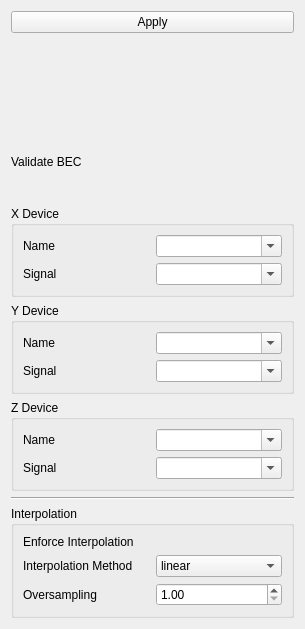
<?xml version="1.0" encoding="UTF-8"?>
<ui version="4.0">
 <class>Form</class>
 <widget class="QWidget" name="Form">
  <property name="geometry">
   <rect>
    <x>0</x>
    <y>0</y>
    <width>305</width>
    <height>629</height>
   </rect>
  </property>
  <property name="maximumSize">
   <size>
    <width>16777215</width>
    <height>629</height>
   </size>
  </property>
  <property name="windowTitle">
   <string>Form</string>
  </property>
  <layout class="QVBoxLayout" name="verticalLayout">
   <item>
    <widget class="QPushButton" name="button_apply">
     <property name="text">
      <string>Apply</string>
     </property>
    </widget>
   </item>
   <item>
    <widget class="BECColorMapWidget" name="color_map"/>
   </item>
   <item>
    <layout class="QHBoxLayout" name="horizontalLayout">
     <item>
      <widget class="QLabel" name="label_7">
       <property name="text">
        <string>Validate BEC</string>
       </property>
      </widget>
     </item>
     <item>
      <widget class="ToggleSwitch" name="validate_bec">
       <property name="checked" stdset="0">
        <bool>true</bool>
       </property>
      </widget>
     </item>
    </layout>
   </item>
   <item>
    <widget class="QGroupBox" name="groupBox">
     <property name="title">
      <string>X Device</string>
     </property>
     <layout class="QGridLayout" name="gridLayout">
      <item row="0" column="0">
       <widget class="QLabel" name="label">
        <property name="text">
         <string>Name</string>
        </property>
       </widget>
      </item>
      <item row="1" column="0">
       <widget class="QLabel" name="label_2">
        <property name="text">
         <string>Signal</string>
        </property>
       </widget>
      </item>
      <item row="0" column="1">
       <widget class="DeviceComboBox" name="x_name">
        <property name="editable">
         <bool>true</bool>
        </property>
        <property name="set_first_element_as_empty" stdset="0">
         <bool>true</bool>
        </property>
       </widget>
      </item>
      <item row="1" column="1">
       <widget class="SignalComboBox" name="x_entry">
        <property name="editable">
         <bool>true</bool>
        </property>
       </widget>
      </item>
     </layout>
    </widget>
   </item>
   <item>
    <widget class="QGroupBox" name="groupBox_2">
     <property name="title">
      <string>Y Device</string>
     </property>
     <layout class="QGridLayout" name="gridLayout_2">
      <item row="0" column="0">
       <widget class="QLabel" name="label_3">
        <property name="text">
         <string>Name</string>
        </property>
       </widget>
      </item>
      <item row="1" column="0">
       <widget class="QLabel" name="label_4">
        <property name="text">
         <string>Signal</string>
        </property>
       </widget>
      </item>
      <item row="0" column="1">
       <widget class="DeviceComboBox" name="y_name">
        <property name="editable">
         <bool>true</bool>
        </property>
        <property name="set_first_element_as_empty" stdset="0">
         <bool>true</bool>
        </property>
       </widget>
      </item>
      <item row="1" column="1">
       <widget class="SignalComboBox" name="y_entry">
        <property name="editable">
         <bool>true</bool>
        </property>
       </widget>
      </item>
     </layout>
    </widget>
   </item>
   <item>
    <widget class="QGroupBox" name="groupBox_3">
     <property name="title">
      <string>Z Device</string>
     </property>
     <layout class="QGridLayout" name="gridLayout_3">
      <item row="0" column="0">
       <widget class="QLabel" name="label_5">
        <property name="text">
         <string>Name</string>
        </property>
       </widget>
      </item>
      <item row="0" column="1">
       <widget class="DeviceComboBox" name="z_name">
        <property name="editable">
         <bool>true</bool>
        </property>
        <property name="set_first_element_as_empty" stdset="0">
         <bool>true</bool>
        </property>
       </widget>
      </item>
      <item row="1" column="1">
       <widget class="SignalComboBox" name="z_entry">
        <property name="editable">
         <bool>true</bool>
        </property>
       </widget>
      </item>
      <item row="1" column="0">
       <widget class="QLabel" name="label_6">
        <property name="text">
         <string>Signal</string>
        </property>
       </widget>
      </item>
     </layout>
    </widget>
   </item>
   <item>
    <widget class="Line" name="line">
     <property name="orientation">
      <enum>Qt::Orientation::Horizontal</enum>
     </property>
    </widget>
   </item>
   <item>
    <widget class="QGroupBox" name="groupBox_4">
     <property name="title">
      <string>Interpolation</string>
     </property>
     <layout class="QGridLayout" name="gridLayout_4">
      <item row="1" column="0">
       <widget class="QLabel" name="label_8">
        <property name="text">
         <string>Interpolation Method</string>
        </property>
       </widget>
      </item>
      <item row="1" column="1">
       <widget class="QComboBox" name="interpolation">
        <item>
         <property name="text">
          <string>linear</string>
         </property>
        </item>
        <item>
         <property name="text">
          <string>nearest</string>
         </property>
        </item>
       </widget>
      </item>
      <item row="0" column="0">
       <widget class="QLabel" name="label_9">
        <property name="text">
         <string>Enforce Interpolation</string>
        </property>
       </widget>
      </item>
      <item row="0" column="1" alignment="Qt::AlignmentFlag::AlignRight">
       <widget class="ToggleSwitch" name="enforce_interpolation">
        <property name="enabled">
         <bool>true</bool>
        </property>
        <property name="checked" stdset="0">
         <bool>false</bool>
        </property>
       </widget>
      </item>
      <item row="2" column="0">
       <widget class="QLabel" name="label_10">
        <property name="text">
         <string>Oversampling</string>
        </property>
       </widget>
      </item>
      <item row="2" column="1">
       <widget class="QDoubleSpinBox" name="oversampling_factor">
        <property name="minimum">
         <double>1.000000000000000</double>
        </property>
        <property name="maximum">
         <double>10.000000000000000</double>
        </property>
       </widget>
      </item>
     </layout>
    </widget>
   </item>
  </layout>
 </widget>
 <customwidgets>
  <customwidget>
   <class>DeviceComboBox</class>
   <extends>QComboBox</extends>
   <header>device_combobox</header>
  </customwidget>
  <customwidget>
   <class>SignalComboBox</class>
   <extends>QComboBox</extends>
   <header>signal_combo_box</header>
  </customwidget>
  <customwidget>
   <class>ToggleSwitch</class>
   <extends>QWidget</extends>
   <header>toggle_switch</header>
  </customwidget>
  <customwidget>
   <class>BECColorMapWidget</class>
   <extends>QWidget</extends>
   <header>bec_color_map_widget</header>
  </customwidget>
 </customwidgets>
 <tabstops>
  <tabstop>x_name</tabstop>
  <tabstop>y_name</tabstop>
  <tabstop>z_name</tabstop>
  <tabstop>button_apply</tabstop>
  <tabstop>x_entry</tabstop>
  <tabstop>y_entry</tabstop>
  <tabstop>z_entry</tabstop>
 </tabstops>
 <resources/>
 <connections>
  <connection>
   <sender>x_name</sender>
   <signal>device_reset()</signal>
   <receiver>x_entry</receiver>
   <slot>reset_selection()</slot>
   <hints>
    <hint type="sourcelabel">
     <x>113</x>
     <y>178</y>
    </hint>
    <hint type="destinationlabel">
     <x>110</x>
     <y>183</y>
    </hint>
   </hints>
  </connection>
  <connection>
   <sender>x_name</sender>
   <signal>currentTextChanged(QString)</signal>
   <receiver>x_entry</receiver>
   <slot>set_device(QString)</slot>
   <hints>
    <hint type="sourcelabel">
     <x>160</x>
     <y>178</y>
    </hint>
    <hint type="destinationlabel">
     <x>159</x>
     <y>188</y>
    </hint>
   </hints>
  </connection>
  <connection>
   <sender>y_name</sender>
   <signal>device_reset()</signal>
   <receiver>y_entry</receiver>
   <slot>reset_selection()</slot>
   <hints>
    <hint type="sourcelabel">
     <x>92</x>
     <y>278</y>
    </hint>
    <hint type="destinationlabel">
     <x>92</x>
     <y>287</y>
    </hint>
   </hints>
  </connection>
  <connection>
   <sender>y_name</sender>
   <signal>currentTextChanged(QString)</signal>
   <receiver>y_entry</receiver>
   <slot>set_device(QString)</slot>
   <hints>
    <hint type="sourcelabel">
     <x>136</x>
     <y>277</y>
    </hint>
    <hint type="destinationlabel">
     <x>135</x>
     <y>290</y>
    </hint>
   </hints>
  </connection>
  <connection>
   <sender>z_name</sender>
   <signal>device_reset()</signal>
   <receiver>z_entry</receiver>
   <slot>reset_selection()</slot>
   <hints>
    <hint type="sourcelabel">
     <x>106</x>
     <y>376</y>
    </hint>
    <hint type="destinationlabel">
     <x>112</x>
     <y>397</y>
    </hint>
   </hints>
  </connection>
  <connection>
   <sender>z_name</sender>
   <signal>currentTextChanged(QString)</signal>
   <receiver>z_entry</receiver>
   <slot>set_device(QString)</slot>
   <hints>
    <hint type="sourcelabel">
     <x>164</x>
     <y>376</y>
    </hint>
    <hint type="destinationlabel">
     <x>168</x>
     <y>389</y>
    </hint>
   </hints>
  </connection>
 </connections>
</ui>
